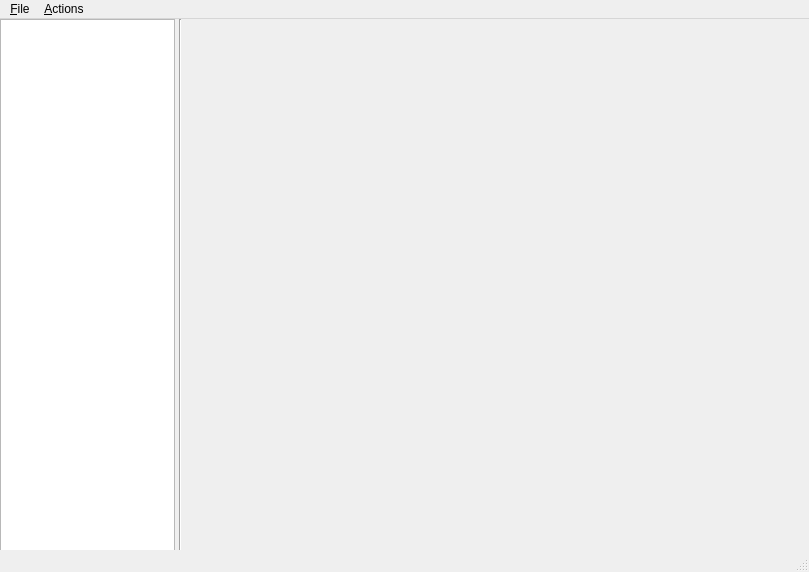
<?xml version="1.0" encoding="UTF-8"?>
<ui version="4.0">
 <class>MainWindow</class>
 <widget class="QMainWindow" name="MainWindow">
  <property name="geometry">
   <rect>
    <x>0</x>
    <y>0</y>
    <width>809</width>
    <height>572</height>
   </rect>
  </property>
  <property name="windowTitle">
   <string>Editable Tree Model</string>
  </property>
  <widget class="QWidget" name="centralwidget">
   <layout class="QVBoxLayout">
    <property name="spacing">
     <number>0</number>
    </property>
    <property name="leftMargin">
     <number>0</number>
    </property>
    <property name="topMargin">
     <number>0</number>
    </property>
    <property name="rightMargin">
     <number>0</number>
    </property>
    <property name="bottomMargin">
     <number>0</number>
    </property>
    <item>
     <widget class="QWidget" name="widget" native="true">
      <widget class="QTreeView" name="view">
       <property name="geometry">
        <rect>
         <x>0</x>
         <y>0</y>
         <width>175</width>
         <height>661</height>
        </rect>
       </property>
       <property name="maximumSize">
        <size>
         <width>175</width>
         <height>16777215</height>
        </size>
       </property>
       <property name="alternatingRowColors">
        <bool>true</bool>
       </property>
       <property name="selectionBehavior">
        <enum>QAbstractItemView::SelectItems</enum>
       </property>
       <property name="horizontalScrollMode">
        <enum>QAbstractItemView::ScrollPerPixel</enum>
       </property>
       <property name="animated">
        <bool>false</bool>
       </property>
       <property name="allColumnsShowFocus">
        <bool>true</bool>
       </property>
      </widget>
      <widget class="DrawBoardArea" name="widget_2" native="true">
       <property name="geometry">
        <rect>
         <x>190</x>
         <y>0</y>
         <width>821</width>
         <height>661</height>
        </rect>
       </property>
      </widget>
      <widget class="Line" name="line">
       <property name="geometry">
        <rect>
         <x>170</x>
         <y>0</y>
         <width>20</width>
         <height>631</height>
        </rect>
       </property>
       <property name="orientation">
        <enum>Qt::Vertical</enum>
       </property>
      </widget>
     </widget>
    </item>
   </layout>
  </widget>
  <widget class="QMenuBar" name="menubar">
   <property name="geometry">
    <rect>
     <x>0</x>
     <y>0</y>
     <width>809</width>
     <height>21</height>
    </rect>
   </property>
   <widget class="QMenu" name="fileMenu">
    <property name="title">
     <string>&amp;File</string>
    </property>
   </widget>
   <widget class="QMenu" name="actionsMenu">
    <property name="title">
     <string>&amp;Actions</string>
    </property>
    <addaction name="insertRowAction"/>
    <addaction name="insertColumnAction"/>
    <addaction name="separator"/>
    <addaction name="removeRowAction"/>
    <addaction name="removeColumnAction"/>
    <addaction name="separator"/>
    <addaction name="insertChildAction"/>
   </widget>
   <addaction name="fileMenu"/>
   <addaction name="actionsMenu"/>
  </widget>
  <widget class="QStatusBar" name="statusbar"/>
  <action name="exitAction">
   <property name="text">
    <string>E&amp;xit</string>
   </property>
   <property name="shortcut">
    <string>Ctrl+Q</string>
   </property>
  </action>
  <action name="insertRowAction">
   <property name="text">
    <string>Insert Row</string>
   </property>
   <property name="shortcut">
    <string>Ctrl+I, R</string>
   </property>
  </action>
  <action name="removeRowAction">
   <property name="text">
    <string>Remove Row</string>
   </property>
   <property name="shortcut">
    <string>Ctrl+R, R</string>
   </property>
  </action>
  <action name="insertColumnAction">
   <property name="text">
    <string>Insert Column</string>
   </property>
   <property name="shortcut">
    <string>Ctrl+I, C</string>
   </property>
  </action>
  <action name="removeColumnAction">
   <property name="text">
    <string>Remove Column</string>
   </property>
   <property name="shortcut">
    <string>Ctrl+R, C</string>
   </property>
  </action>
  <action name="insertChildAction">
   <property name="text">
    <string>Insert Child</string>
   </property>
   <property name="shortcut">
    <string>Ctrl+N</string>
   </property>
  </action>
 </widget>
 <customwidgets>
  <customwidget>
   <class>DrawBoardArea</class>
   <extends>QWidget</extends>
   <header location="global">drawboard.h</header>
   <container>1</container>
  </customwidget>
 </customwidgets>
 <resources/>
 <connections/>
</ui>
